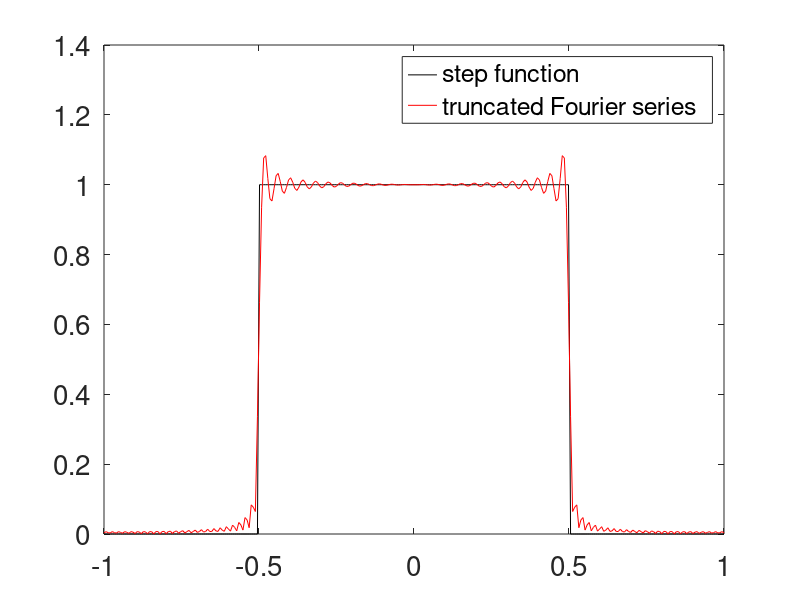

The MATLAB source for this figure: (Note: this script raises an error after producing the figure.)
n = 100; t = linspace(-1,1,3*n);
x = zeros(size(t));
x(find(abs(t)<1/2)) = 1;
X = fft(x);
X(end/2-n:end/2+n) = 0;
y = ifft(X);

figure;
plot(t,abs(x),'k',t,abs(y),'r');
legend('step function','truncated Fourier series','Location','Best');
set(gca,'FontSize',20);
print_eps_pdf('gibbs');
